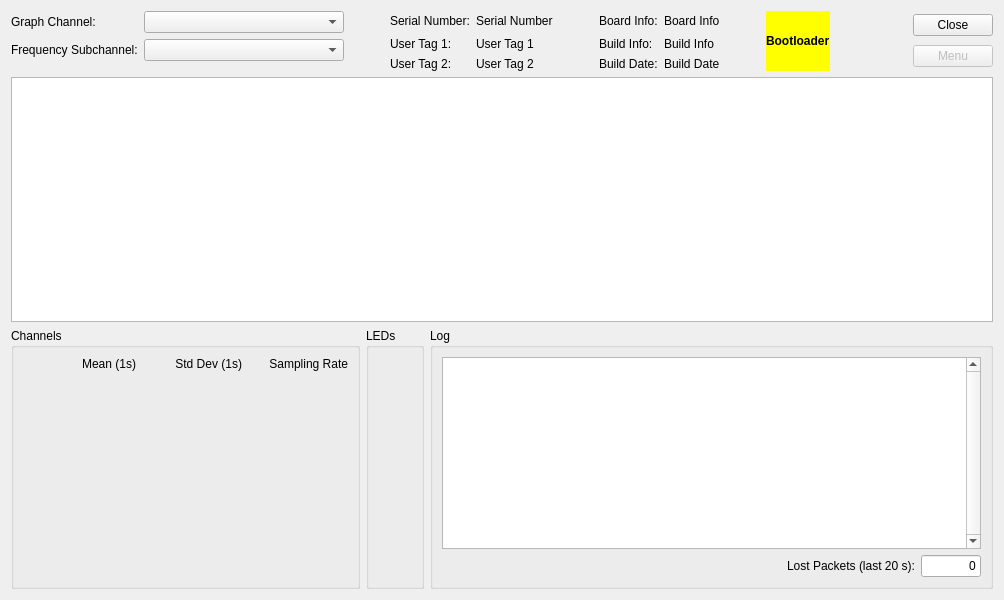
<?xml version="1.0" encoding="UTF-8"?>
<ui version="4.0">
 <class>DeviceTab</class>
 <widget class="QWidget" name="DeviceTab">
  <property name="geometry">
   <rect>
    <x>0</x>
    <y>0</y>
    <width>1004</width>
    <height>600</height>
   </rect>
  </property>
  <property name="windowTitle">
   <string>Device Tab</string>
  </property>
  <layout class="QVBoxLayout" name="verticalLayout_2">
   <item>
    <layout class="QHBoxLayout" name="horizontalLayout">
     <item>
      <layout class="QFormLayout" name="formLayout_2">
       <item row="0" column="1">
        <widget class="QComboBox" name="graphChannelComboBox">
         <property name="minimumSize">
          <size>
           <width>200</width>
           <height>0</height>
          </size>
         </property>
         <property name="maxVisibleItems">
          <number>20</number>
         </property>
        </widget>
       </item>
       <item row="0" column="0">
        <widget class="QLabel" name="graphChannelLabel">
         <property name="text">
          <string>Graph Channel:</string>
         </property>
        </widget>
       </item>
       <item row="1" column="1">
        <widget class="QComboBox" name="fftSubchannelComboBox">
         <property name="minimumSize">
          <size>
           <width>200</width>
           <height>0</height>
          </size>
         </property>
         <property name="maxVisibleItems">
          <number>20</number>
         </property>
        </widget>
       </item>
       <item row="1" column="0">
        <widget class="QLabel" name="fftSubchannelLabel">
         <property name="text">
          <string>Frequency Subchannel:</string>
         </property>
        </widget>
       </item>
      </layout>
     </item>
     <item>
      <spacer name="horizontalSpacer_5">
       <property name="orientation">
        <enum>Qt::Horizontal</enum>
       </property>
       <property name="sizeType">
        <enum>QSizePolicy::Fixed</enum>
       </property>
       <property name="sizeHint" stdset="0">
        <size>
         <width>40</width>
         <height>0</height>
        </size>
       </property>
      </spacer>
     </item>
     <item>
      <layout class="QGridLayout" name="gridLayout">
       <item row="0" column="2">
        <spacer name="horizontalSpacer_2">
         <property name="orientation">
          <enum>Qt::Horizontal</enum>
         </property>
         <property name="sizeType">
          <enum>QSizePolicy::Fixed</enum>
         </property>
         <property name="sizeHint" stdset="0">
          <size>
           <width>40</width>
           <height>10</height>
          </size>
         </property>
        </spacer>
       </item>
       <item row="0" column="0">
        <widget class="QLabel" name="serialNumberLabel">
         <property name="text">
          <string>Serial Number:</string>
         </property>
        </widget>
       </item>
       <item row="2" column="1">
        <widget class="QLabel" name="userTag2">
         <property name="text">
          <string>User Tag 2</string>
         </property>
        </widget>
       </item>
       <item row="1" column="1">
        <widget class="QLabel" name="userTag1">
         <property name="text">
          <string>User Tag 1</string>
         </property>
        </widget>
       </item>
       <item row="2" column="0">
        <widget class="QLabel" name="userTag2Label">
         <property name="text">
          <string>User Tag 2:</string>
         </property>
        </widget>
       </item>
       <item row="0" column="1">
        <widget class="QLabel" name="serialNumber">
         <property name="text">
          <string>Serial Number</string>
         </property>
        </widget>
       </item>
       <item row="1" column="0">
        <widget class="QLabel" name="userTag1Label">
         <property name="text">
          <string>User Tag 1:</string>
         </property>
        </widget>
       </item>
       <item row="0" column="3">
        <widget class="QLabel" name="boardInfoLabel">
         <property name="text">
          <string>Board Info:</string>
         </property>
        </widget>
       </item>
       <item row="0" column="4">
        <widget class="QLabel" name="boardInfo">
         <property name="text">
          <string>Board Info</string>
         </property>
        </widget>
       </item>
       <item row="1" column="3">
        <widget class="QLabel" name="buildInfoLabel">
         <property name="text">
          <string>Build Info:</string>
         </property>
        </widget>
       </item>
       <item row="1" column="4">
        <widget class="QLabel" name="buildInfo">
         <property name="text">
          <string>Build Info</string>
         </property>
        </widget>
       </item>
       <item row="2" column="3">
        <widget class="QLabel" name="buildDateLabel">
         <property name="text">
          <string>Build Date:</string>
         </property>
        </widget>
       </item>
       <item row="2" column="4">
        <widget class="QLabel" name="buildDate">
         <property name="text">
          <string>Build Date</string>
         </property>
        </widget>
       </item>
       <item row="0" column="5">
        <spacer name="horizontalSpacer_7">
         <property name="orientation">
          <enum>Qt::Horizontal</enum>
         </property>
         <property name="sizeHint" stdset="0">
          <size>
           <width>40</width>
           <height>20</height>
          </size>
         </property>
        </spacer>
       </item>
       <item row="0" column="6" rowspan="3">
        <widget class="QLabel" name="bootloaderIndicator">
         <property name="styleSheet">
          <string notr="true">QLabel { background-color : yellow ; font-weight : bold ; font-size : 12px ; }</string>
         </property>
         <property name="text">
          <string>Bootloader</string>
         </property>
         <property name="margin">
          <number>10</number>
         </property>
        </widget>
       </item>
      </layout>
     </item>
     <item>
      <spacer name="horizontalSpacer">
       <property name="orientation">
        <enum>Qt::Horizontal</enum>
       </property>
       <property name="sizeHint" stdset="0">
        <size>
         <width>40</width>
         <height>20</height>
        </size>
       </property>
      </spacer>
     </item>
     <item>
      <layout class="QVBoxLayout" name="verticalLayout">
       <item>
        <widget class="QPushButton" name="closeButton">
         <property name="text">
          <string>Close</string>
         </property>
        </widget>
       </item>
       <item>
        <widget class="QPushButton" name="menuButton">
         <property name="enabled">
          <bool>false</bool>
         </property>
         <property name="text">
          <string>Menu</string>
         </property>
        </widget>
       </item>
      </layout>
     </item>
    </layout>
   </item>
   <item>
    <widget class="QStackedWidget" name="stackedWidget">
     <property name="currentIndex">
      <number>1</number>
     </property>
     <widget class="QWidget" name="disconnectPage">
      <layout class="QHBoxLayout" name="horizontalLayout_4">
       <item>
        <spacer name="horizontalSpacer_6">
         <property name="orientation">
          <enum>Qt::Horizontal</enum>
         </property>
         <property name="sizeHint" stdset="0">
          <size>
           <width>0</width>
           <height>20</height>
          </size>
         </property>
        </spacer>
       </item>
       <item>
        <layout class="QVBoxLayout" name="verticalLayout_3">
         <item>
          <spacer name="verticalSpacer_4">
           <property name="orientation">
            <enum>Qt::Vertical</enum>
           </property>
           <property name="sizeHint" stdset="0">
            <size>
             <width>20</width>
             <height>0</height>
            </size>
           </property>
          </spacer>
         </item>
         <item>
          <widget class="QLabel" name="statusLabel">
           <property name="font">
            <font>
             <weight>75</weight>
             <bold>true</bold>
            </font>
           </property>
           <property name="text">
            <string>Disconnected</string>
           </property>
           <property name="alignment">
            <set>Qt::AlignCenter</set>
           </property>
          </widget>
         </item>
         <item>
          <widget class="QProgressBar" name="statusProgressBar">
           <property name="sizePolicy">
            <sizepolicy hsizetype="Fixed" vsizetype="Fixed">
             <horstretch>0</horstretch>
             <verstretch>0</verstretch>
            </sizepolicy>
           </property>
           <property name="minimumSize">
            <size>
             <width>175</width>
             <height>0</height>
            </size>
           </property>
           <property name="value">
            <number>24</number>
           </property>
           <property name="alignment">
            <set>Qt::AlignCenter</set>
           </property>
          </widget>
         </item>
         <item>
          <spacer name="verticalSpacer_2">
           <property name="orientation">
            <enum>Qt::Vertical</enum>
           </property>
           <property name="sizeHint" stdset="0">
            <size>
             <width>20</width>
             <height>0</height>
            </size>
           </property>
          </spacer>
         </item>
        </layout>
       </item>
       <item>
        <spacer name="horizontalSpacer_3">
         <property name="orientation">
          <enum>Qt::Horizontal</enum>
         </property>
         <property name="sizeHint" stdset="0">
          <size>
           <width>0</width>
           <height>20</height>
          </size>
         </property>
        </spacer>
       </item>
      </layout>
     </widget>
     <widget class="QWidget" name="displayPage">
      <layout class="QVBoxLayout" name="verticalLayout_5" stretch="1,0">
       <property name="margin">
        <number>0</number>
       </property>
       <item>
        <layout class="QHBoxLayout" name="panelLayout" stretch="1">
         <item>
          <layout class="QVBoxLayout" name="verticalLayout_4">
           <item>
            <widget class="GraphicsLayoutWidget" name="graphicsLayout"/>
           </item>
          </layout>
         </item>
        </layout>
       </item>
       <item>
        <layout class="QHBoxLayout" name="horizontalLayout_3" stretch="0,0,1">
         <item>
          <widget class="QGroupBox" name="channelGroupBox">
           <property name="title">
            <string>Channels</string>
           </property>
           <property name="alignment">
            <set>Qt::AlignLeading|Qt::AlignLeft|Qt::AlignTop</set>
           </property>
           <layout class="QVBoxLayout" name="verticalLayout_8">
            <item>
             <layout class="QGridLayout" name="channelLayout">
              <item row="0" column="1">
               <widget class="QLabel" name="meanLabel">
                <property name="minimumSize">
                 <size>
                  <width>100</width>
                  <height>0</height>
                 </size>
                </property>
                <property name="text">
                 <string>Mean (1s)</string>
                </property>
                <property name="alignment">
                 <set>Qt::AlignRight|Qt::AlignTrailing|Qt::AlignVCenter</set>
                </property>
               </widget>
              </item>
              <item row="0" column="3">
               <widget class="QLabel" name="samplingRateLabel">
                <property name="minimumSize">
                 <size>
                  <width>100</width>
                  <height>0</height>
                 </size>
                </property>
                <property name="text">
                 <string>Sampling Rate</string>
                </property>
                <property name="alignment">
                 <set>Qt::AlignRight|Qt::AlignTrailing|Qt::AlignVCenter</set>
                </property>
               </widget>
              </item>
              <item row="0" column="2">
               <widget class="QLabel" name="stdDevLabel">
                <property name="minimumSize">
                 <size>
                  <width>100</width>
                  <height>0</height>
                 </size>
                </property>
                <property name="text">
                 <string>Std Dev (1s)</string>
                </property>
                <property name="alignment">
                 <set>Qt::AlignRight|Qt::AlignTrailing|Qt::AlignVCenter</set>
                </property>
               </widget>
              </item>
              <item row="0" column="0">
               <widget class="QLabel" name="channelLabel">
                <property name="minimumSize">
                 <size>
                  <width>0</width>
                  <height>0</height>
                 </size>
                </property>
                <property name="text">
                 <string/>
                </property>
               </widget>
              </item>
             </layout>
            </item>
            <item>
             <spacer name="verticalSpacer">
              <property name="orientation">
               <enum>Qt::Vertical</enum>
              </property>
              <property name="sizeHint" stdset="0">
               <size>
                <width>0</width>
                <height>0</height>
               </size>
              </property>
             </spacer>
            </item>
           </layout>
          </widget>
         </item>
         <item>
          <widget class="QGroupBox" name="LEDGroupBox">
           <property name="title">
            <string>LEDs</string>
           </property>
           <property name="alignment">
            <set>Qt::AlignLeading|Qt::AlignLeft|Qt::AlignTop</set>
           </property>
           <layout class="QVBoxLayout" name="verticalLayout_7">
            <item>
             <layout class="QVBoxLayout" name="LEDLayout"/>
            </item>
            <item>
             <spacer name="verticalSpacer_3">
              <property name="orientation">
               <enum>Qt::Vertical</enum>
              </property>
              <property name="sizeHint" stdset="0">
               <size>
                <width>0</width>
                <height>0</height>
               </size>
              </property>
             </spacer>
            </item>
           </layout>
          </widget>
         </item>
         <item>
          <widget class="QGroupBox" name="logGroupBox">
           <property name="title">
            <string>Log</string>
           </property>
           <layout class="QVBoxLayout" name="verticalLayout_9">
            <item>
             <widget class="QListWidget" name="logList">
              <property name="verticalScrollBarPolicy">
               <enum>Qt::ScrollBarAlwaysOn</enum>
              </property>
             </widget>
            </item>
            <item>
             <layout class="QHBoxLayout" name="horizontalLayout_2" stretch="0,0,0">
              <property name="topMargin">
               <number>0</number>
              </property>
              <item>
               <spacer name="horizontalSpacer_4">
                <property name="orientation">
                 <enum>Qt::Horizontal</enum>
                </property>
                <property name="sizeHint" stdset="0">
                 <size>
                  <width>0</width>
                  <height>0</height>
                 </size>
                </property>
               </spacer>
              </item>
              <item>
               <widget class="QLabel" name="recentLostPacketsLabel">
                <property name="text">
                 <string>Lost Packets (last 20 s):</string>
                </property>
               </widget>
              </item>
              <item>
               <widget class="QLineEdit" name="recentLostPackets">
                <property name="sizePolicy">
                 <sizepolicy hsizetype="Fixed" vsizetype="Fixed">
                  <horstretch>0</horstretch>
                  <verstretch>0</verstretch>
                 </sizepolicy>
                </property>
                <property name="maximumSize">
                 <size>
                  <width>60</width>
                  <height>16777215</height>
                 </size>
                </property>
                <property name="text">
                 <string>0</string>
                </property>
                <property name="maxLength">
                 <number>10</number>
                </property>
                <property name="alignment">
                 <set>Qt::AlignRight|Qt::AlignTrailing|Qt::AlignVCenter</set>
                </property>
                <property name="readOnly">
                 <bool>true</bool>
                </property>
               </widget>
              </item>
             </layout>
            </item>
           </layout>
          </widget>
         </item>
        </layout>
       </item>
      </layout>
     </widget>
    </widget>
   </item>
  </layout>
  <action name="actionSetUserTag1">
   <property name="text">
    <string>Set User Tag 1</string>
   </property>
  </action>
  <action name="actionSetUserTag2">
   <property name="text">
    <string>Set User Tag 2</string>
   </property>
   <property name="toolTip">
    <string>Set User Tag 2</string>
   </property>
  </action>
  <action name="actionEditDeviceSettings">
   <property name="text">
    <string>Edit Device Settings</string>
   </property>
  </action>
  <action name="actionShowDeviceInfo">
   <property name="text">
    <string>Show Device Information</string>
   </property>
  </action>
  <action name="actionFirmwareLatestStable">
   <property name="enabled">
    <bool>false</bool>
   </property>
   <property name="text">
    <string>Latest Stable</string>
   </property>
   <property name="toolTip">
    <string>Update Firmware From Latest Stable</string>
   </property>
  </action>
  <action name="actionShowPacketStats">
   <property name="text">
    <string>Show Packet Stats</string>
   </property>
  </action>
  <action name="actionChangeActiveStreams">
   <property name="text">
    <string>Change Active Streams</string>
   </property>
  </action>
  <action name="actionRunTests">
   <property name="text">
    <string>Run Hardware Tests</string>
   </property>
  </action>
  <action name="actionSetDeviceMode">
   <property name="enabled">
    <bool>false</bool>
   </property>
   <property name="text">
    <string>Set Device Mode</string>
   </property>
  </action>
  <action name="actionFirmwareFromBranch">
   <property name="enabled">
    <bool>false</bool>
   </property>
   <property name="text">
    <string>From Branch</string>
   </property>
   <property name="toolTip">
    <string>Update Firmware From Branch</string>
   </property>
  </action>
  <action name="actionFirmwareFromCommit">
   <property name="enabled">
    <bool>false</bool>
   </property>
   <property name="text">
    <string>From Specific Commit</string>
   </property>
   <property name="toolTip">
    <string>Update Firmware From Specific Commit</string>
   </property>
  </action>
  <action name="actionFirmwareFromFile">
   <property name="enabled">
    <bool>false</bool>
   </property>
   <property name="text">
    <string>From File</string>
   </property>
   <property name="toolTip">
    <string>Update Firmware From File</string>
   </property>
  </action>
  <action name="actionForceRunBootloader">
   <property name="enabled">
    <bool>false</bool>
   </property>
   <property name="text">
    <string>Force Run Bootloader</string>
   </property>
  </action>
  <action name="actionForceRunApplication">
   <property name="enabled">
    <bool>false</bool>
   </property>
   <property name="text">
    <string>Force Run Application</string>
   </property>
   <property name="toolTip">
    <string>Force Run Application</string>
   </property>
  </action>
  <action name="actionForceReset">
   <property name="text">
    <string>Force Reset</string>
   </property>
   <property name="toolTip">
    <string>Force Reset</string>
   </property>
  </action>
  <action name="actionRaiseException">
   <property name="text">
    <string>Raise Exception</string>
   </property>
   <property name="toolTip">
    <string>Raise Exception</string>
   </property>
  </action>
  <action name="actionRecoverNVM">
   <property name="text">
    <string>Recover NVM</string>
   </property>
   <property name="toolTip">
    <string>Recover NVM</string>
   </property>
  </action>
  <action name="actionCalibrate">
   <property name="checkable">
    <bool>true</bool>
   </property>
   <property name="enabled">
    <bool>false</bool>
   </property>
   <property name="text">
    <string>Start Calibration</string>
   </property>
  </action>
 </widget>
 <customwidgets>
  <customwidget>
   <class>GraphicsLayoutWidget</class>
   <extends>QGraphicsView</extends>
   <header>pyqtgraph</header>
  </customwidget>
 </customwidgets>
 <resources/>
 <connections/>
</ui>
